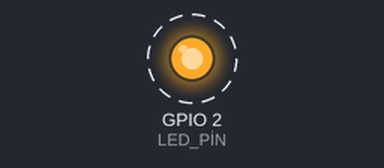
The sketch below on a simulated ESP32. Parts: output pins drawn as LEDs (lit = HIGH). Dashed ring = blinking. What the sketch prints to the serial monitor is not drawn.

Above: at 0.5 s.
Timing chart, 0 to 4.6 s (numbered marks = the images above):
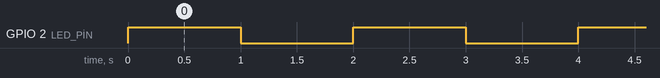

Measured:
- by itself, GPIO 2 (LED_PİN): alternates HIGH for 1.0 s and LOW for 1.0 s

The sketch:

understand-esp32.ino
```cpp
#define LED_PİN 2
void setup() {
  pinMode(LED_PİN,OUTPUT);
  Serial.begin(115200); //esp32 ile pc arasında seri haberleşme
  Serial.println("esp32 baslatildi");


}

void loop() {
 digitalWrite(LED_PİN,HIGH);
 Serial.println("LED ON");
 delay(1000);

 digitalWrite(LED_PİN,LOW);
 Serial.println("LED OFF");
 delay(1000);
}
```
